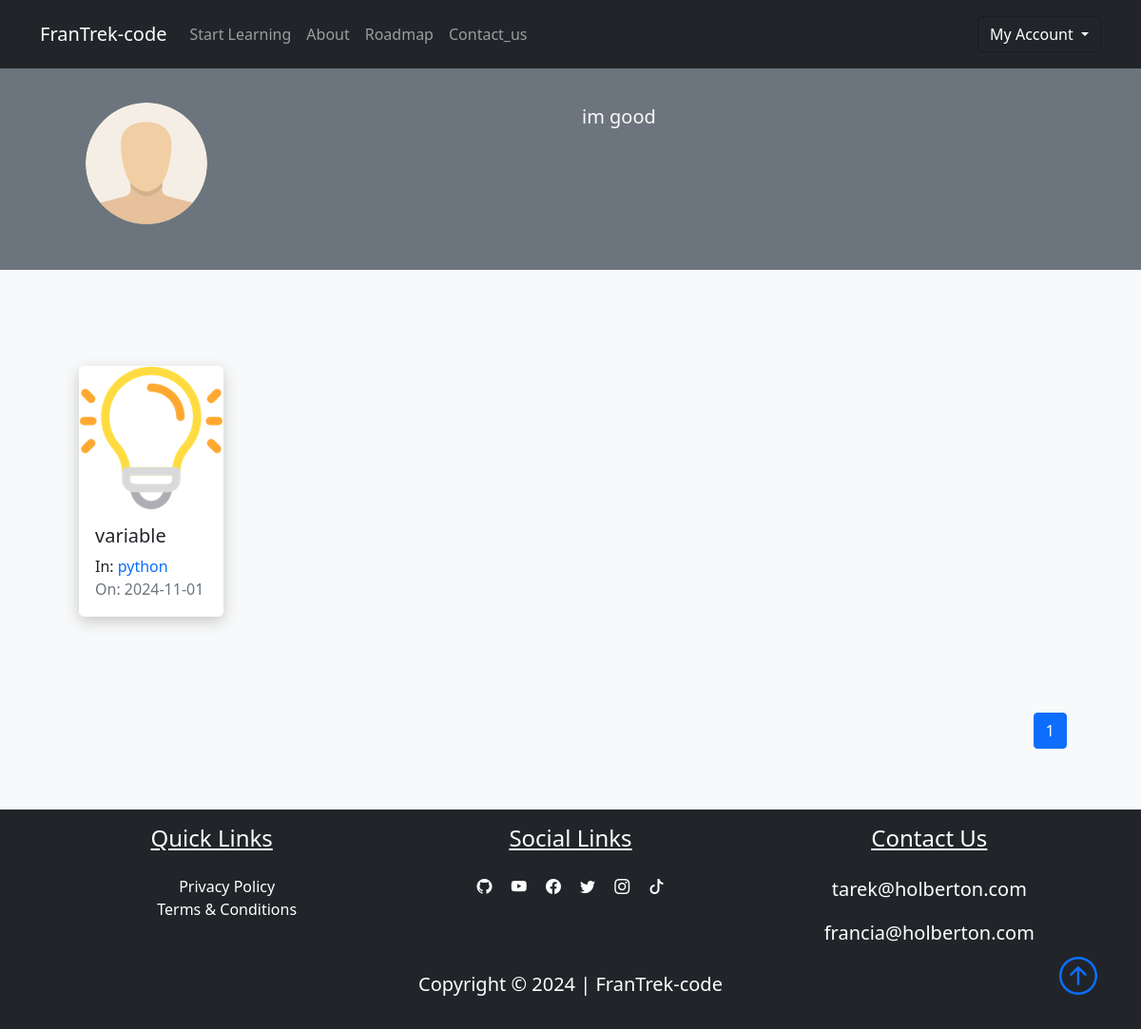
/author/tarekzindin (signed in), run on the app's committed database.
### FranTrek/models.py (models this page shows, shortened)
class User(db.Model, UserMixin):
    id = db.Column(db.Integer, primary_key=True)
    fname = db.Column(db.String(25), nullable=False)
    lname = db.Column(db.String(25), nullable=False)
    username = db.Column(db.String(25), unique=True, nullable=False)
    email = db.Column(db.String(125), unique=True, nullable=False)
    image_file = db.Column(db.String(20), nullable=False, default="default.png")
    bio = db.Column(db.Text, nullable=True)
    password = db.Column(db.String(60), nullable=False)
    lessons = db.relationship("Lesson", backref="author", lazy=True)

class Lesson(db.Model):
    id = db.Column(db.Integer, primary_key=True)
    title = db.Column(db.String(100), nullable=False)
    date_posted = db.Column(db.DateTime, nullable=False, default=datetime.utcnow)
    content = db.Column(db.Text, nullable=False)
    thumbnail = db.Column(
        db.String(20), nullable=False, default="default_thumbnail.jpg"
    )
    slug = db.Column(db.String(32), nullable=False)
    user_id = db.Column(db.Integer, db.ForeignKey("user.id"), nullable=False)
    course_id = db.Column(db.Integer, db.ForeignKey("course.id"), nullable=False)

class Course(db.Model):
    id = db.Column(db.Integer, primary_key=True)
    title = db.Column(db.String(50), unique=True, nullable=False)
    description = db.Column(db.String(150), nullable=False)
    icon = db.Column(db.String(20), nullable=False, default="default_icon.jpg")
    lessons = db.relationship("Lesson", backref="course_name", lazy=True)

### FranTrek/users/routes.py (the view)
@users.route("/author/<string:username>", methods=["GET"])
def author(username):
    user = User.query.filter_by(username=username).first_or_404()
    page = request.args.get("page", 1, type=int)
    lessons = (
        Lesson.query.filter_by(author=user)
        .order_by(Lesson.date_posted.desc())
        .paginate(page=page, per_page=6)
    )
    return render_template("author.html", lessons=lessons, user=user)

### FranTrek/models.py (called while the page is built)
@login_manager.user_loader
def load_user(user_id):
    return User.query.get(int(user_id))

### FranTrek/templates/author.html (shortened to what this page needs)
{% extends "layout.html"%}
{% block content %}
<div class="container-fluid bg-secondary">
    <div class="container">
        <div class="row p-5">
            <div class="col-6">
                <img class="rounded-circle" src="{{url_for('static', filename='user_pics/' + user.image_file)}}" alt="">
            </div>
            <div class="col-6">
                <span class="lead text-light">{{user.bio}}</span>
            </div>
        </div>
    </div>
</div>
<section class="bg-light">
    <div class="container p-5">
        <div class="row">
            {% for lesson in lessons.items %}
            <div class="col-sm-12 col-md-6 col-lg-4 pb-5 d-flex align-items-stretch">
                <div class="card lesson">
                    <img src="{{url_for('static', filename='lesson_thumbnails/'+lesson.thumbnail)}}" class="card-img">
                    <div class="card-body d-flex flex-column">
                        <h5 class="card-title">
                            <a class="text-decoration-none text-dark"
                                href="{{url_for('lessons.lesson', lesson_slug=lesson.slug, course=lesson.course_name.title)}}">{{lesson.title}}</a>
                        </h5>
                        <p class="card-text mb-0">In:
                            <a href="{{url_for('courses.course', course_title=lesson.course_name.title)}}"
                                class="link">{{lesson.course_name.title}}</a>
                        </p>
                        <span class="text-muted">On: {{lesson.date_posted.strftime('%Y-%m-%d')}}</span>
                    </div>
                </div>
            </div>
            {% endfor %}
            <nav class="mt-5" aria-label="...">
                <ul class="pagination" style="display: flex; justify-content: flex-end">
                    {% for page_num in lessons.iter_pages(left_edge=1, right_edge=1, left_current=1, right_current=2) %}
                    {% if page_num %}
                    {% if lessons.page == page_num %}
                    <li class="page-item active">
                        <a href="{{url_for('users.author', username=user.username, page=page_num)}}"
                            class="page-link">{{page_num}}</a>
                    </li>
                    {%else%}
                    <li class="page-item">
                        <a href="{{url_for('users.author', username=user.username, page=page_num)}}"
                            class="page-link">{{page_num}}</a>
                    </li>
                    {%endif%}
                    {% else %}
                    <span class="mx-2">...</span>
                    {% endif %}
                    {% endfor %}
                </ul>
            </nav>
        </div>
    </div>
</section>
{% endblock content%}

### FranTrek/static/main.css (style rules this page uses)
body::before { display: block; content: ''; height: 60px; }
.card { transition: 0.7s ease; box-shadow: 0 5px 15px rgba(1 1 1/ 15); border-radius: 5px; margin: 5px; }
.lesson { box-shadow: 0 5px 15px rgba(200 200 200/ 15); border-radius: 5px; border: 1px solid #fff; }
.link { text-decoration: none; }

### data on the page
User: image_file (placeholder picture), bio "im good"
Lesson: thumbnail (picture), title "variable", course_name "python", date_posted "2024-11-01"

### other printed values
{{ page_num }} "1"
